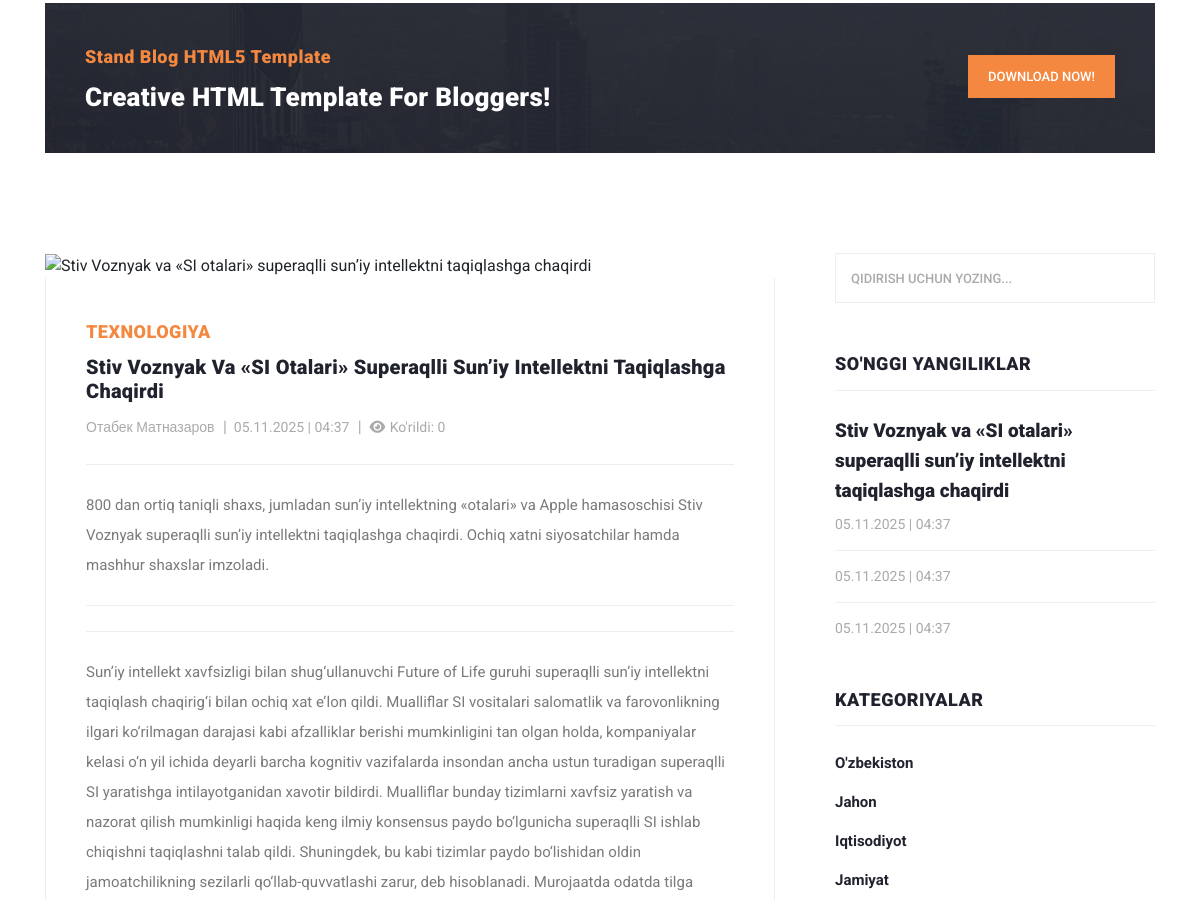
Before: /?controller=news_view&id=6 (middle part) with the older database file.
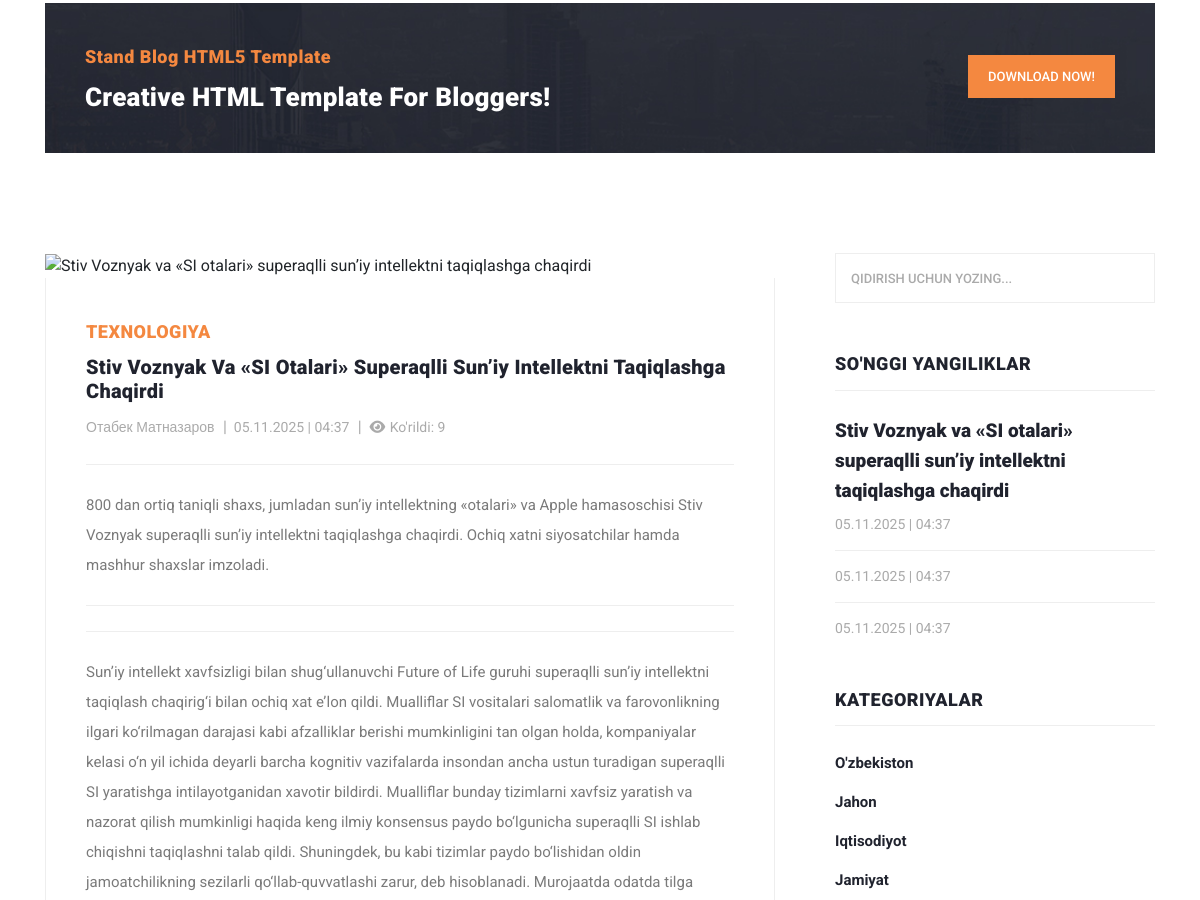
After: the same page with the newer database file.
### tables this page shows
CREATE TABLE `news`
(
    `id`          INTEGER PRIMARY KEY AUTOINCREMENT,
    `author_id`   INTEGER NOT NULL,
    `is_banner`   INTEGER DEFAULT 0 CHECK (is_banner IN (0, 1)), -- 0=yo'q, 1=ha
    `title`       TEXT    NOT NULL,
    `description` TEXT,
    `category_id` INTEGER NOT NULL,
    `image`       TEXT    DEFAULT NULL,
    `body`        TEXT    DEFAULT NULL,
    `seen_count`  INTEGER DEFAULT 0 CHECK (seen_count >= 0),
    `created_at`  TEXT    DEFAULT (datetime('now', '+5 hours')), -- sqlite da datetime turi yo'q
    `updated_at`  TEXT    DEFAULT (datetime('now', '+5 hours')),
    `status`      INTEGER DEFAULT 1 CHECK (status IN (0, 1))    -- 0=nofaol, 1=faol

);

CREATE TABLE `category`
(
    `id`     INTEGER PRIMARY KEY AUTOINCREMENT,
    `name`   TEXT NOT NULL,
    `status` BOOLEAN DEFAULT TRUE
);

CREATE TABLE `author`
(
  `id` INTEGER PRIMARY KEY AUTOINCREMENT,
  `name` VARCHAR(100) NOT NULL,
  `status` BOOLEAN DEFAULT TRUE
);

### views/view.php (called while the page is built, shortened)
<?php
require_once __DIR__ . '/widgets/header.php';
require_once __DIR__ . '/widgets/view-main-content.php';
require_once __DIR__ . '/widgets/footer.php';

### index.php (called while the page is built, shortened)
<?php
require_once 'helpers.php';
require_once __DIR__ . '/controllers/mainController.php';

### models/news.php (called while the page is built, shortened)
<?php
function getLastNews(): array
{
    global $pdo;
    $sql = "SELECT
                `N`.`id` AS `news_id`,
                `A`.`name` AS `muallif`,
                `N`.`title` AS `sarlavha`,
                `N`.`description` AS `qisqa_tavsif`,
                `C`.`name` AS `kategoriya`,
                `N`.`image` AS `rasm`,
                `N`.`body` AS `yangilik_matni`,
                `N`.`seen_count` AS `kurishlar_soni`,
                `N`.`created_at` AS `yaratilgan_vaqti`      -- GMT+5 da ko'rsatish
            FROM `news` AS `N`
            JOIN `category` AS `C`
             ON `N`.`category_id` = `C`.`id`
            JOIN `author` AS `A`
            ON `N`.`author_id` = `A`.`id`
            WHERE `N`.`status` = " . ACTIVE .
        " ORDER BY `yaratilgan_vaqti` DESC
            LIMIT 3";
    $stmt = $pdo->prepare($sql);
    $stmt->execute();
    return $stmt->fetchAll(PDO::FETCH_ASSOC);
}
function getNewsById(int $id): array
{
    global $pdo;
    $sql = "SELECT
                `N`.`id` AS `news_id`,
                `A`.`name` AS `muallif`,
                `N`.`title` AS `sarlavha`,
                `N`.`description` AS `qisqa_tavsif`,
                `C`.`name` AS `kategoriya`,
                `N`.`image` AS `rasm`,
                `N`.`body` AS `yangilik_matni`,
                `N`.`seen_count` AS `kurishlar_soni`,
                `N`.`created_at` AS `yaratilgan_vaqti`      -- GMT+5 da ko'rsatish
            FROM `news` AS `N`
            LEFT JOIN `category` AS `C`
             ON `N`.`category_id` = `C`.`id` AND `C`.`status` = " . ACTIVE . "
            JOIN `author` AS `A`
            ON `N`.`author_id` = `A`.`id`
            WHERE `N`.`status` = " . ACTIVE .
        " AND `N`.`id` = :id " .
        " LIMIT 1 ; ";
    $stmt = $pdo->prepare($sql);
    $stmt->bindParam(':id', $id, PDO::PARAM_INT);
    $stmt->execute();
    return $stmt->fetch(PDO::FETCH_ASSOC);
}

### helpers.php (called while the page is built, shortened)
<?php
function getImage(string $table_name, int $id, mixed $filename): string
{
    $relativePath = "uploads/$table_name/$id/$filename";
    return '/assets/images/no_image.png';
}

### models/categories.php (called while the page is built)
<?php
function getCategories(): array
{
    global $pdo;
    $sql = "SELECT
                `name`
            FROM `category`
            WHERE `status` = " . ACTIVE . "
            ORDER BY `id`
            ";
    $stmt = $pdo->prepare($sql);
    $stmt->execute();
    return $stmt->fetchAll(PDO::FETCH_ASSOC);
}

### views/widgets/view-main-content.php (the view, shortened to what the changed rows need)
<section class="call-to-action">
    <div class="container">
        <div class="row">
            <div class="col-lg-12">
                <div class="main-content">
                    <div class="row">
                        <div class="col-lg-8">
                            <span>Stand Blog HTML5 Template</span>
                            <h4>Creative HTML Template For Bloggers!</h4>
                        </div>
                        <div class="col-lg-4">
                            <div class="main-button">
                                <a rel="nofollow" href="https://templatemo.com/tm-551-stand-blog" target="_parent">Download
                                    Now!</a>
                            </div>
                        </div>
                    </div>
                </div>
            </div>
        </div>
    </div>
</section>
<section class="blog-posts grid-system">
    <div class="container">
        <div class="row">
            <div class="col-lg-8">
                <div class="all-blog-posts">
                    <div class="row">
                        <div class="col-lg-12">
                            <div class="blog-post">
                                <div class="blog-thumb">
                                    <?php $image = getImage('news', $newsItem['news_id'], $newsItem['rasm']); ?>
                                    <a>
                                        <img src="<?= $image; ?>"
                                             style="height: 322px; width: 730px; object-fit: cover"
                                             alt="<?= $newsItem['sarlavha']; ?> ">
                                    </a>
                                </div>
                                <div class="down-content">
                                    <span> <?= $newsItem['kategoriya']; ?> </span>
                                    <a><h4> <?= $newsItem['sarlavha'] ?> </h4></a>
                                    <ul class="post-info">
                                        <li><a href="#"> <?= $newsItem['muallif'] ?> </a></li>
                                        <li>
                                            <a> <?= date('d.m.Y  |  H:i', strtotime($newsItem['yaratilgan_vaqti'])); ?> </a>
                                        </li>
                                        <li><a> <i class="fas fa-eye"></i>
                                                Ko'rildi: <?= $newsItem['kurishlar_soni']; ?> </a></li>
                                    </ul>
                                    <p> <?= $newsItem['qisqa_tavsif'] ?> </p>
                                    <p> <?= $newsItem['yangilik_matni'] ?> </p>
                                </div>
                            </div>
                        </div>
                    </div>
                </div>
            </div>
            <div class="col-lg-4">
                <?php require_once __DIR__ . '/sidebar.php'; ?>
            </div>
        </div>
    </div>
</section>

### views/widgets/sidebar.php (shortened to what the changed rows need)
<div class="sidebar">
    <div class="row">
        <div class="col-lg-12">
            <div class="sidebar-item search">
                <form id="search_form" name="gs" method="GET" action="#">
                    <input type="text" name="q" class="searchText" placeholder="qidirish uchun yozing..."
                           autocomplete="on">
                </form>
            </div>
        </div>
        <div class="col-lg-12">
            <div class="sidebar-item recent-posts">
                <div class="sidebar-heading">
                    <h2>So'nggi yangiliklar</h2>
                </div>
                <div class="content">
                    <ul>
                        <?php if (!empty($news)): ?>
                            <?php foreach ($news as $news_item): ?>
                                <li>
                                    <a href="?controller=news_view&id=<?= htmlspecialchars($news_item['news_id']) ?>">
                                        <h5> <?= htmlspecialchars($news_item['sarlavha']); ?> </h5>
                                        <span><?= date('d.m.Y  |  H:i', strtotime($news_item['yaratilgan_vaqti'])); ?></span>
                                    </a>
                                </li>
                            <?php endforeach; ?>
                        <?php else: echo 'news massivi null!'; ?>
                        <?php endif; ?>
                    </ul>
                </div>
            </div>
        </div>
        <div class="col-lg-12">
            <div class="sidebar-item categories">
                <div class="sidebar-heading">
                    <h2>Kategoriyalar</h2>
                </div>
                <div class="content">
                    <ul>
                        <?php if (!empty($categories)): ?>
                            <?php foreach ($categories as $category): ?>
                                <li><a href="#"> <?= $category['name'] ?> </a></li>
                            <?php endforeach; ?>
                        <?php endif; ?>
                    </ul>
                </div>
            </div>
        </div>
    </div>
</div>

Changed rows visible on the page:
changed news "Stiv Voznyak va «SI otalari» superaqlli sun’iy intellektni taqiqlashga chaqirdi": seen_count "0" → "9"
